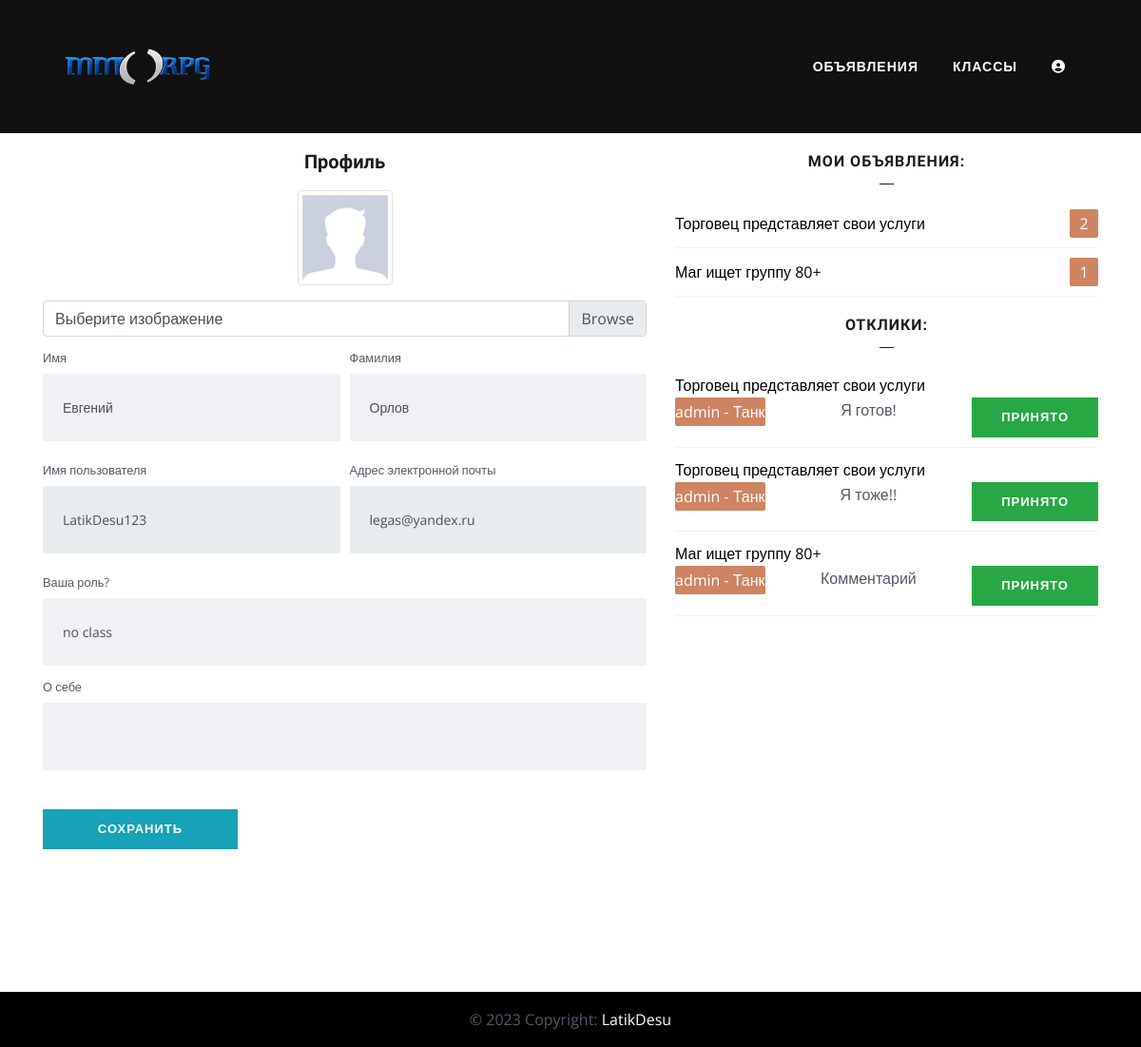
The app's page /users/profile/4/ (signed in) with its own data.
### accounts/models.py (models this page shows)
class User(AbstractUser):
    image = models.ImageField(upload_to='users', null=True, blank=True,
                              default='users/default_avatar.jpg')
    is_verified_email = models.BooleanField(default=False)
    about = models.TextField(blank=True)
    role = models.CharField(max_length=100, default='no class')
    def __str__(self):
        return f'{self.username} - {self.role}'
    class Meta:
        verbose_name = "Пользователь"
        verbose_name_plural = "Пользователи"
        app_label = 'accounts'

### posts/models.py (models this page shows, shortened)
class Post(models.Model):
    time = models.DateTimeField(auto_now_add=True)
    title = models.CharField(max_length=255)
    description = HTMLField()
    poster = models.ImageField("Постер", upload_to="media/posts", null=True, blank=True)
    user = models.ForeignKey(accounts.models.User, on_delete=models.CASCADE)
    category = models.ManyToManyField(Category, through='PostCategory')
    def get_comments(self):
        return self.comment_set.filter(parent__isnull=True)
    class Meta:
        verbose_name = "Объявление"
        verbose_name_plural = "Объявления"

class Comment(models.Model):
    text = models.TextField()
    time = models.DateTimeField(auto_now_add=True)
    rev_status = models.BooleanField(default=False)
    parent = models.ForeignKey(
        'self', verbose_name="Родитель", on_delete=models.SET_NULL, blank=True, null=True
    )
    post = models.ForeignKey(Post, verbose_name="Статья", on_delete=models.CASCADE)
    user = models.ForeignKey(accounts.models.User, verbose_name="Пользователь", on_delete=models.CASCADE)

### accounts/views.py (the view, shortened to what this page needs)
# urls.py: path('profile/<int:pk>/', login_required(UserProfileView.as_view()), name='profile'),
class UserProfileView(LoginRequiredMixin, UpdateView):
    model = User
    form_class = UserProfileForm
    template_name = 'accounts/profile.html'
    def get_context_data(self, *args, **kwargs):
        context = super(UserProfileView, self).get_context_data()
        context['posts'] = Post.objects.filter(user=self.request.user).order_by('-time')
        return context

### accounts/forms.py
class UserProfileForm(UserChangeForm):
    first_name = forms.CharField(widget=forms.TextInput(attrs={'class': 'form-control py-4'}))
    last_name = forms.CharField(widget=forms.TextInput(attrs={'class': 'form-control py-4'}))
    image = forms.ImageField(widget=forms.FileInput(attrs={'class': 'custom-file-input'}), required=False)
    username = forms.CharField(widget=forms.TextInput(attrs={'class': 'form-control py-4', 'readonly': True}))
    email = forms.CharField(widget=forms.TextInput(attrs={'class': 'form-control py-4', 'readonly': True}))
    role = forms.CharField(widget=forms.TextInput(attrs={'class': 'form-control py-4'}))
    about = forms.CharField(widget=forms.TextInput(attrs={'class': 'form-control py-4'}))
    class Meta:
        model = User
        fields = ('first_name', 'last_name', 'image', 'username', 'email', 'role', 'about')

### posts/templatetags/post_tags.py (called while the page is built)
@register.simple_tag
def get_categories():
    return Category.objects.all()

### templates/accounts/profile.html (shortened to what this page needs)
{% extends 'base.html' %}
{% load static %}
{% block content %}
		<div class="container">
				<div class="row">
						<div class="col-lg-7">
								<h4 class="mt-3 mb-3 text-center">Профиль</h4>
								<div class="col-lg-12 text-center">
										<img width="100" height="100"
										     src="{% if user.image %} {{ user.image.url }} {% else %} {% static 'images/default_avatar.jpg' %} {% endif %}"
										     class="img-thumbnail">
								</div>
								<form action="{% url 'accounts:profile' user.id %}" method="post" enctype="multipart/form-data">
										<div class="form-row mb-2 mt-3">
												<div class="col-lg-12">
														<div class="custom-file">
																<label class="custom-file-label" for="{{ form.image.id_for_label }}">
																		Выберите изображение
																</label>
														</div>
												</div>
										</div>
										<div class="form-row">
												<div class="col-lg-6">
														<div class="form-group">
																<label class="small mb-1" for="{{ form.first_name.id_for_label }}">Имя</label>
																{{ form.first_name }}
														</div>
												</div>
												<div class="col-lg-6">
														<div class="form-group">
																<label class="small mb-1" for="{{ form.last_name.id_for_label }}">Фамилия</label>
																{{ form.last_name }}
														</div>
												</div>
										</div>
										<div class="form-row">
												<div class="col-lg-6">
														<label class="small mb-1" for="{{ form.username.id_for_label }}">Имя пользователя</label>
														{{ form.username }}
												</div>
												<div class="col-lg-6">
														<label class="small mb-1" for="{{ form.email.id_for_label }}">
																Адрес электронной почты
														</label>
														{{ form.email }}
												</div>
										</div>
										<div class="form-row mb-2 mt-3">
												<div class="col-lg-12">
														<label class="small mb-1" for="{{ form.role.id_for_label }}">
																Ваша роль?
														</label>
														{{ form.role }}
												</div>
										</div>
										<div class="form-row mb-2">
												<div class="col-lg-12">
														<label class="small mb-1" for="{{ form.about.id_for_label }}">
																О себе
														</label>
														{{ form.about }}
												</div>
										</div>
										<div class="form-row">
												<div class="col-lg-4" style="margin-top: 33px;">
														<input class="btn btn-info btn-block" type="submit" value="Сохранить">
												</div>
										</div>
								</form>
						</div>
						<div class="col-lg-5">
								<div class="sidebar-widget category mb-5">
										<h4 class="mt-3 mb-3 text-center widget-title">Мои объявления:</h4>
										<ul class="list-unstyled">
												{% for post in posts|slice:":10" %}
														<li class="align-items-center d-flex justify-content-between">
																<a href="{% url 'posts:post_detail' post.id %}">{{ post.title }}</a>
																<span>{{ post.comment_set.count }}</span>
														</li>
												{% endfor %}
										</ul>
										<h4 class="mt-3 mb-3 text-center widget-title">Отклики:</h4>
										<ul class="list-unstyled">
												{% for post in posts|slice:":10" %}
														{% for comment in post.get_comments %}
																<li class="align-items-center justify-content-between">
																		<a href="{% url 'posts:post_detail' post.id %}">{{ post.title }}</a>
																		<div style="display: flex; justify-content: space-between;">
																				<span style="width: auto;">{{ comment.user }}</span>
																				{{ comment.text }}
																				<div>
																						{% if not comment.rev_status %}
																								<a class="btn btn-info"
																								   href="{% url 'posts:accept_comment' comment.id %}"
																								   role="button">Принять</a>
																						{% else %}
																								<a class="btn btn-success"
																								   href="{% url 'posts:accept_comment' comment.id %}"
																								   role="button">Принято</a>
																								</div>
																								</div>
																								</li>
																						{% endif %}
														{% endfor %}
												{% endfor %}
										</ul>
								</div>
						</div>
				</div>
		</div>
{% endblock %}

### static/css/style.css (style rules this page uses)
body, p { font-family: "Open Sans", sans-serif; line-height: 26px; font-size: 16px; text-rendering: optimizeLegibility; color: #666; font-weight: 400; }
html { overflow-x: hidden; width: 100%; height: 100%; }
h1, .h1, h2, .h2, h3, .h3, h4, .h4, h5, .h5, h6, .h6 { color: #1c1c1c; font-weight: 600; font-family: "Unna", serif; }
h4, .h4 { font-size: 20px; line-height: 28px; }
body { background: #fff; color: #575769; }
html, body { height: 100%; }
a { transition: all 0.3s ease-in-out; color: #000; }
a:link, a:visited { text-decoration: none; }
.form-control { box-shadow: none; border: 1px solid transparent; padding: 12px 20px; background: #f0f1f4; font-size: 14px; border-radius: 2px; }
.btn { border-radius: 0px; padding: 10px 30px; font-weight: 600; text-transform: uppercase; color: #fff; transition: 350ms; letter-spacing: 1px; font-size: 13px; border: 1px solid transparent; }
.sidebar-widget .widget-title { text-transform: uppercase; font-size: 16px; letter-spacing: 1px; position: relative; padding-bottom: 10px; margin-bottom: 30px; }
.sidebar-widget .widget-title:after { position: absolute; bottom: 0; overflow: hidden; width: 15px; height: 1px; border-top: 1px solid; content: ""; left: 50%; margin-left: -8px; }
.sidebar-widget.category li { padding: 10px 0px; border-bottom: 1px solid rgba(0, 0, 0, 0.06); }
.sidebar-widget.category li span { display: inline-block; background: #ce8460; color: #fff; width: 30px; height: 30px; text-align: center; border-radius: 2px; line-height: 30px; }

### records on screen
User: image (placeholder picture), first_name "Евгений", last_name "Орлов", username "LatikDesu123", email "legas@yandex.ru", role "no class"
Post: title "Торговец представляет свои услуги", comment_set.count "2"
Post: title "Маг ищет группу 80+", comment_set.count "1"
Comment: user "admin - Танк", text "Я готов!", rev_status "ПРИНЯТО"
Comment: user "admin - Танк", text "Я тоже!!", rev_status "ПРИНЯТО"
Comment: user "admin - Танк", text "Комментарий", rev_status "ПРИНЯТО"
